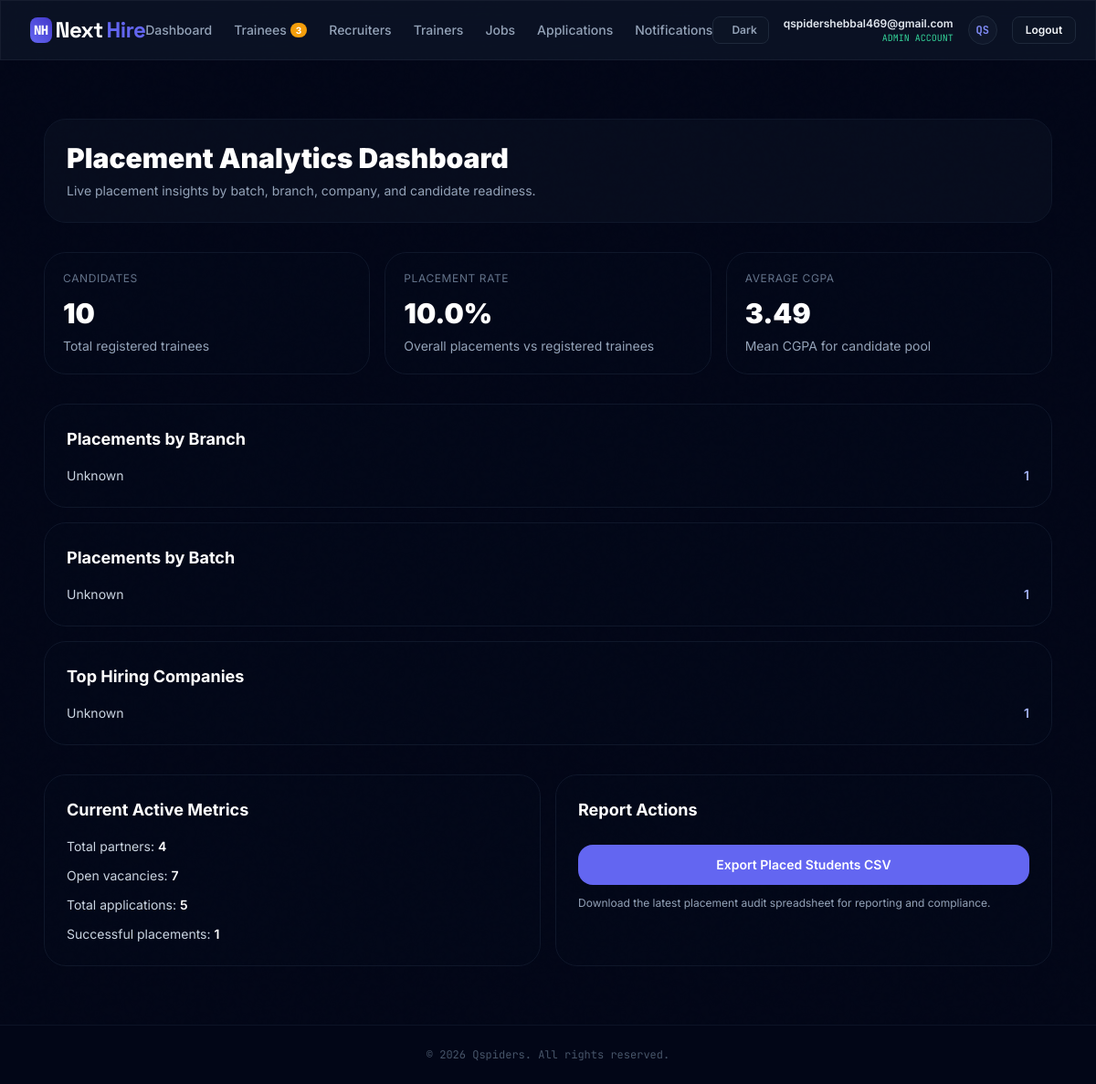
The app's page /analytics/dashboard/ (signed in) with its own data.
### accounts/models.py (models this page shows, shortened)
class CustomUser(AbstractUser):
    username = None  # Remove username field since email is used as username
    email = models.EmailField(unique=True)
    role = models.CharField(max_length=30, choices=Role.choices, default=Role.STUDENT)
    phone_number = models.CharField(max_length=15, blank=True, null=True)
    is_verified = models.BooleanField(default=False)
    objects = CustomUserManager()
    USERNAME_FIELD = 'email'
    REQUIRED_FIELDS = []

### analytics/views.py (the view)
# urls.py: path('dashboard/', views.general_placement_telemetry_view, name='dashboard'),
@login_required
@user_passes_test(is_placement_officer_or_admin, login_url='accounts:login')
def general_placement_telemetry_view(req):
    total_students_count = TraineeProfile.objects.count()
    total_recruiters_count = RecruiterProfile.objects.count()
    total_active_jobs = Job.objects.filter(is_active=True).count()
    avg_student_cgpa = TraineeProfile.objects.all().aggregate(Avg('cgpa'))['cgpa__avg'] or 0.00
    all_apps = Application.objects.all()
    total_apps_count = all_apps.count()
    placed_students_count = all_apps.filter(status=Status.OFFER_ACCEPTED).values('trainee').distinct().count()
    placement_rate_percentage = 0.0
    if total_students_count > 0:
        placement_rate_percentage = round((placed_students_count / total_students_count) * 100, 2)
    branch_placements = (
        Application.objects.filter(status=Status.OFFER_ACCEPTED)
        .values('trainee__branch')
        .annotate(count=Count('id'))
        .order_by('-count')
    )
    batch_placements = (
        Application.objects.filter(status=Status.OFFER_ACCEPTED)
        .values('trainee__batch_code')
        .annotate(count=Count('id'))
        .order_by('-count')
    )
    top_companies = (
        Application.objects.filter(status=Status.OFFER_ACCEPTED, job__recruiter__isnull=False)
        .values('job__recruiter__company_name')
        .annotate(count=Count('id'))
        .order_by('-count')[:8]
    )
    metrics = {
        'total_candidates': total_students_count,
        'total_partners': total_recruiters_count,
        'active_openings': total_active_jobs,
        'global_gpa_average': round(avg_student_cgpa, 2),
        'total_submissions': total_apps_count,
        'placed_count': placed_students_count,
        'placement_ratio': placement_rate_percentage,
    }
    context = {
        'metrics': metrics,
        'branch_placements': branch_placements,
        'batch_placements': batch_placements,
        'top_companies': top_companies,
    }
    return render(req, 'analytics/dashboard.html', context)

### templates/analytics/dashboard.html (shortened to what this page needs)
{% extends "base.html" %}
{% block content %}
<div class="space-y-8 px-4 py-8 max-w-7xl mx-auto">
    <div class="bg-slate-900/40 border border-slate-900 rounded-3xl p-6">
        <h1 class="text-3xl font-black text-white">Placement Analytics Dashboard</h1>
        <p class="mt-2 text-sm text-slate-400">Live placement insights by batch, branch, company, and candidate readiness.</p>
    </div>
    <div class="grid grid-cols-1 md:grid-cols-3 gap-4">
        <div class="bg-slate-900/10 border border-slate-900 rounded-3xl p-5">
            <p class="text-xs uppercase text-slate-500 tracking-wider">Candidates</p>
            <p class="mt-3 text-3xl font-black text-white">{{ metrics.total_candidates }}</p>
            <p class="mt-2 text-slate-400 text-sm">Total registered trainees</p>
        </div>
        <div class="bg-slate-900/10 border border-slate-900 rounded-3xl p-5">
            <p class="text-xs uppercase text-slate-500 tracking-wider">Placement Rate</p>
            <p class="mt-3 text-3xl font-black text-white">{{ metrics.placement_ratio }}%</p>
            <p class="mt-2 text-slate-400 text-sm">Overall placements vs registered trainees</p>
        </div>
        <div class="bg-slate-900/10 border border-slate-900 rounded-3xl p-5">
            <p class="text-xs uppercase text-slate-500 tracking-wider">Average CGPA</p>
            <p class="mt-3 text-3xl font-black text-white">{{ metrics.global_gpa_average }}</p>
            <p class="mt-2 text-slate-400 text-sm">Mean CGPA for candidate pool</p>
        </div>
    </div>
    <div class="grid grid-cols-1 xl:grid-cols-3 gap-4">
        <div class="bg-slate-900/10 border border-slate-900 rounded-3xl p-6">
            <h2 class="text-lg font-bold text-white">Placements by Branch</h2>
            <div class="mt-4 space-y-3 text-sm text-slate-300">
                {% for item in branch_placements %}
                    <div class="flex items-center justify-between gap-4">
                        <span>{{ item.branch|default:'Unknown' }}</span>
                        <span class="font-semibold text-indigo-300">{{ item.count }}</span>
                    </div>
                {% empty %}
                    <p class="text-slate-500">No placements recorded yet.</p>
                {% endfor %}
            </div>
        </div>
        <div class="bg-slate-900/10 border border-slate-900 rounded-3xl p-6">
            <h2 class="text-lg font-bold text-white">Placements by Batch</h2>
            <div class="mt-4 space-y-3 text-sm text-slate-300">
                {% for item in batch_placements %}
                    <div class="flex items-center justify-between gap-4">
                        <span>{{ item.batch_code|default:'Unknown' }}</span>
                        <span class="font-semibold text-indigo-300">{{ item.count }}</span>
                    </div>
                {% empty %}
                    <p class="text-slate-500">No batch placement data available.</p>
                {% endfor %}
            </div>
        </div>
        <div class="bg-slate-900/10 border border-slate-900 rounded-3xl p-6">
            <h2 class="text-lg font-bold text-white">Top Hiring Companies</h2>
            <div class="mt-4 space-y-3 text-sm text-slate-300">
                {% for item in top_companies %}
                    <div class="flex items-center justify-between gap-4">
                        <span>{{ item.company_name|default:'Unknown' }}</span>
                        <span class="font-semibold text-indigo-300">{{ item.count }}</span>
                    </div>
                {% empty %}
                    <p class="text-slate-500">No hiring company data available.</p>
                {% endfor %}
            </div>
        </div>
    </div>
    <div class="grid grid-cols-1 lg:grid-cols-2 gap-4">
        <div class="bg-slate-900/10 border border-slate-900 rounded-3xl p-6">
            <h2 class="text-lg font-bold text-white">Current Active Metrics</h2>
            <div class="mt-4 text-sm text-slate-300 space-y-3">
                <p>Total partners: <span class="font-semibold text-white">{{ metrics.total_partners }}</span></p>
                <p>Open vacancies: <span class="font-semibold text-white">{{ metrics.active_openings }}</span></p>
                <p>Total applications: <span class="font-semibold text-white">{{ metrics.total_submissions }}</span></p>
                <p>Successful placements: <span class="font-semibold text-white">{{ metrics.placed_count }}</span></p>
            </div>
        </div>
        <div class="bg-slate-900/10 border border-slate-900 rounded-3xl p-6">
            <h2 class="text-lg font-bold text-white">Report Actions</h2>
            <div class="mt-6 space-y-3">
                <a href="{% url 'reports:placed_export' %}" class="inline-block w-full text-center rounded-2xl bg-indigo-500 px-5 py-3 text-sm font-semibold text-white hover:bg-indigo-400 transition">Export Placed Students CSV</a>
                <p class="text-slate-400 text-xs">Download the latest placement audit spreadsheet for reporting and compliance.</p>
            </div>
        </div>
    </div>
</div>
{% endblock %}

### templates/base.html (shortened to what this page needs)
<!DOCTYPE html>
<html lang="en" class="dark">
<head>
    <script src="https://cdn.tailwindcss.com"></script>
</head>
<body class="bg-slate-950 text-slate-100 font-sans min-h-screen flex flex-col selection:bg-indigo-600 selection:text-white relative">
    <div class="fixed inset-0 w-full h-full pointer-events-none z-[-1] overflow-hidden bg-slate-50 dark:bg-slate-950">
        <div class="absolute inset-0 opacity-[0.03] dark:opacity-[0.02] mix-blend-overlay" style=""></div>
    </div>
    <nav class="border-b border-slate-900 glass-panel sticky top-0 z-50 transition-all">
        <div class="max-w-7xl mx-auto px-4 sm:px-6 lg:px-8">
            <div class="flex items-center justify-between h-16">
                <div class="flex items-center gap-2">
                    <span class="text-2xl font-black font-display tracking-tight text-white flex items-center gap-1"><span class="bg-gradient-to-tr from-indigo-500 to-indigo-700 text-white p-1 rounded-lg text-sm font-mono shrink-0">NH</span>Next<span class="text-indigo-500">Hire</span></span>
                </div>
                <div class="hidden md:flex items-center gap-6 text-sm font-medium text-slate-400">
                    {% if request.user.is_authenticated %}
                        {% if request.user.role == 'trainee' %}
                            <a href="{% url 'trainees:dashboard' %}" class="hover:text-white transition-colors py-1 {% if 'trainees:dashboard' == request.resolver_match.view_name or 'students:dashboard' == request.resolver_match.view_name %}text-white border-b-2 border-indigo-500{% endif %}">Dashboard</a>
                            <a href="{% url 'applications:tracking' %}" class="hover:text-white transition-colors py-1 {% if 'applications:tracking' == request.resolver_match.view_name %}text-white border-b-2 border-indigo-500{% endif %}">My Applications</a>
                            <a href="{% url 'interviews:student_dashboard' %}" class="hover:text-white transition-colors py-1 {% if 'interviews:student_dashboard' == request.resolver_match.view_name %}text-white border-b-2 border-indigo-500{% endif %}">My Interviews</a>
                            <a href="{% url 'trainees:profile' %}" class="hover:text-white transition-colors py-1 {% if 'trainees:profile' == request.resolver_match.view_name or 'trainees:edit_profile' == request.resolver_match.view_name or 'students:profile' == request.resolver_match.view_name or 'students:edit_profile' == request.resolver_match.view_name %}text-white border-b-2 border-indigo-500{% endif %}">Profile</a>
                            <a href="{% url 'trainees:course_details' %}" class="hover:text-white transition-colors py-1 {% if 'trainees:course_details' == request.resolver_match.view_name or 'students:course_details' == request.resolver_match.view_name %}text-white border-b-2 border-indigo-500{% endif %}">Course</a>
                            <a href="{% url 'jobs:feed' %}" class="hover:text-white transition-colors py-1 {% if 'jobs:feed' == request.resolver_match.view_name %}text-white border-b-2 border-indigo-500{% endif %} inline-flex items-center gap-1">Hiring Feed{% if unread_job_alerts_count %}<span class="bg-rose-500 text-white text-[10px] font-bold px-1.5 py-0.5 rounded-full inline-flex items-center justify-center min-w-[16px] h-4 leading-none">{{ unread_job_alerts_count }}</span>{% endif %}</a>
                            <a href="{% url 'notifications:list' %}" class="hover:text-white transition-colors py-1 {% if 'notifications:list' == request.resolver_match.view_name %}text-white border-b-2 border-indigo-500{% endif %} inline-flex items-center gap-1">Notifications{% if unread_notifications_count %}<span class="bg-rose-500 text-white text-[10px] font-bold px-1.5 py-0.5 rounded-full inline-flex items-center justify-center min-w-[16px] h-4 leading-none">{{ unread_notifications_count }}</span>{% endif %}</a>
                        {% else %}
                            <a href="{% url 'admin_custom:dashboard' %}" class="hover:text-white transition-colors py-1 ">Dashboard</a>
                            <a href="{% url 'admin_custom:trainees' %}" class="hover:text-white transition-colors py-1 {% if 'admin_custom:trainees' == request.resolver_match.view_name %}text-white border-b-2 border-indigo-500{% endif %} inline-flex items-center gap-1">Trainees{% if pending_students_count %}<span class="bg-amber-500 text-white text-[10px] font-bold px-1.5 py-0.5 rounded-full inline-flex items-center justify-center min-w-[16px] h-4 leading-none">{{ pending_students_count }}</span>{% endif %}</a>
                            <a href="{% url 'admin_custom:recruiters' %}" class="hover:text-white transition-colors py-1  inline-flex items-center gap-1">Recruiters</a>
                            <a href="{% url 'admin_custom:trainers' %}" class="hover:text-white transition-colors py-1  inline-flex items-center gap-1">Trainers</a>
                            <a href="{% url 'admin_custom:jobs' %}" class="hover:text-white transition-colors py-1 {% if 'admin_custom:jobs' == request.resolver_match.view_name %}text-white border-b-2 border-indigo-500{% endif %}">Jobs</a>
                            <a href="{% url 'admin_custom:applications' %}" class="hover:text-white transition-colors py-1 ">Applications</a>
                            <a href="{% url 'notifications:list' %}" class="hover:text-white transition-colors py-1  inline-flex items-center gap-1">Notifications</a>
                        {% endif %}
                    {% endif %}
                </div>
                <div class="flex items-center gap-4">
                    <button id="theme-toggle" class="px-3 py-1.5 rounded-lg border border-slate-800 bg-slate-900/40 hover:bg-slate-800 hover:border-slate-700 text-slate-400 hover:text-white transition-all cursor-pointer flex items-center gap-2 shrink-0 text-xs font-semibold" aria-label="Toggle theme">
                        <span id="theme-toggle-text">Dark</span>
                    </button>
                    {% if request.user.is_authenticated %}
                        <div class="hidden sm:flex flex-col items-end text-right">
                            <span class="text-xs font-semibold text-slate-200">{{ request.user.get_full_name|default:request.user.email }}</span>
                            {% if request.user.role == 'trainee' %}
                                <span class="text-[10px] font-mono text-indigo-400">Batch Code: {{ request.user.trainee_profile.batch_code }}</span>
                            {% elif request.user.role == 'trainer' %}
                                <span class="text-[10px] font-mono text-cyan-400">PLACEMENT OFFICER</span>
                            {% else %}
                                <span class="text-[10px] font-mono text-emerald-400">{{ request.user.role|upper }} ACCOUNT</span>
                            {% endif %}
                        </div>
                        {% if request.user.role == 'trainee' and request.user.trainee_profile.profile_image %}
                            <img src="{{ request.user.trainee_profile.profile_image.url }}" alt="Profile Photo" class="w-8 h-8 rounded-full border border-indigo-505 object-cover shrink-0">
                        {% else %}
                            <div class="w-8 h-8 rounded-full bg-slate-900 border border-slate-800 flex items-center justify-center text-xs font-mono font-bold text-indigo-400 uppercase shrink-0">
                                {{ request.user.email|slice:":2" }}
                            </div>
                        {% endif %}
                        <a href="{% url 'accounts:logout' %}" class="hidden sm:inline-block px-3.5 py-1.5 rounded-lg border border-slate-800 bg-slate-900/40 hover:bg-red-950/20 hover:border-red-900 hover:text-red-400 text-xs text-slate-350 font-semibold cursor-pointer transition-all">
                            Logout
                        </a>
                    {% endif %}
                </div>
            </div>
        </div>
    </nav>
    <main class="flex-grow max-w-7xl w-full mx-auto px-4 sm:px-6 lg:px-8 py-8">
        {% block content %}{% endblock %}
    </main>
    <footer class="border-t border-slate-900/80 bg-slate-950 py-6 text-center text-xs text-slate-600 font-mono">
        <div class="max-w-7xl mx-auto px-6 flex items-center justify-center">
            <span>&copy; 2026 <a href="https://qspiders.com/" target="_blank" class="hover:text-indigo-400 hover:underline transition-colors">Qspiders</a>. All rights reserved.</span>
        </div>
    </footer>
</body>
</html>

### records on screen
CustomUser: user.get_full_name "qspidershebbal469@gmail.com", user.role "ADMIN", user.email "QS"

### other values on screen
{{ pending_students_count }} "3"
{{ metrics.total_candidates }} "10"
{{ metrics.placement_ratio }} "10.0"
{{ metrics.global_gpa_average }} "3.49"
{{ item.branch|default:'Unknown' }} "Unknown"
{{ item.count }} "1"
{{ item.batch_code|default:'Unknown' }} "Unknown"
{{ item.company_name|default:'Unknown' }} "Unknown"
{{ metrics.total_partners }} "4"
{{ metrics.active_openings }} "7"
{{ metrics.total_submissions }} "5"
{{ metrics.placed_count }} "1"
